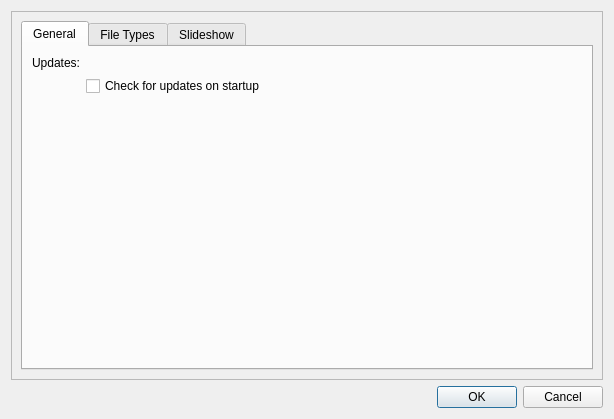
<?xml version="1.0" encoding="UTF-8"?>
<ui version="4.0">
 <class>SettingsWindow</class>
 <widget class="QDialog" name="SettingsWindow">
  <property name="geometry">
   <rect>
    <x>0</x>
    <y>0</y>
    <width>614</width>
    <height>419</height>
   </rect>
  </property>
  <property name="windowTitle">
   <string>Dialog</string>
  </property>
  <layout class="QVBoxLayout" name="verticalLayout">
   <item>
    <widget class="QFrame" name="frame">
     <property name="frameShape">
      <enum>QFrame::StyledPanel</enum>
     </property>
     <property name="frameShadow">
      <enum>QFrame::Raised</enum>
     </property>
     <layout class="QHBoxLayout" name="horizontalLayout">
      <item>
       <widget class="QTabWidget" name="tabWidget">
        <property name="currentIndex">
         <number>0</number>
        </property>
        <widget class="QWidget" name="tab">
         <attribute name="title">
          <string>General</string>
         </attribute>
         <layout class="QFormLayout" name="formLayout">
          <item row="0" column="0">
           <widget class="QLabel" name="label">
            <property name="text">
             <string>Updates:</string>
            </property>
           </widget>
          </item>
          <item row="1" column="1">
           <widget class="QCheckBox" name="chkbox_updates_on_startup">
            <property name="text">
             <string>Check for updates on startup</string>
            </property>
           </widget>
          </item>
         </layout>
        </widget>
        <widget class="QWidget" name="tab_2">
         <attribute name="title">
          <string>File Types</string>
         </attribute>
         <layout class="QHBoxLayout" name="horizontalLayout_2">
          <item>
           <spacer name="horizontalSpacer">
            <property name="orientation">
             <enum>Qt::Horizontal</enum>
            </property>
            <property name="sizeHint" stdset="0">
             <size>
              <width>177</width>
              <height>20</height>
             </size>
            </property>
           </spacer>
          </item>
          <item>
           <widget class="QFrame" name="frame_2">
            <property name="frameShape">
             <enum>QFrame::StyledPanel</enum>
            </property>
            <property name="frameShadow">
             <enum>QFrame::Raised</enum>
            </property>
            <layout class="QFormLayout" name="formLayout_2">
             <item row="0" column="0">
              <widget class="QLabel" name="label_2">
               <property name="text">
                <string>Display JPEG files and:</string>
               </property>
              </widget>
             </item>
             <item row="1" column="0">
              <widget class="QCheckBox" name="chkbox_formats_bmp">
               <property name="text">
                <string>BMP</string>
               </property>
              </widget>
             </item>
             <item row="2" column="0">
              <widget class="QCheckBox" name="chkbox_formats_png">
               <property name="text">
                <string>PNG</string>
               </property>
              </widget>
             </item>
            </layout>
           </widget>
          </item>
          <item>
           <spacer name="horizontalSpacer_2">
            <property name="orientation">
             <enum>Qt::Horizontal</enum>
            </property>
            <property name="sizeHint" stdset="0">
             <size>
              <width>177</width>
              <height>20</height>
             </size>
            </property>
           </spacer>
          </item>
         </layout>
        </widget>
        <widget class="QWidget" name="tab_3">
         <attribute name="title">
          <string>Slideshow</string>
         </attribute>
         <layout class="QHBoxLayout" name="horizontalLayout_3">
          <item>
           <widget class="QFrame" name="frame_3">
            <property name="frameShape">
             <enum>QFrame::StyledPanel</enum>
            </property>
            <property name="frameShadow">
             <enum>QFrame::Raised</enum>
            </property>
            <layout class="QFormLayout" name="formLayout_3">
             <item row="0" column="0">
              <widget class="QCheckBox" name="chkbox_loop_slideshow">
               <property name="text">
                <string>Loop Slideshow</string>
               </property>
              </widget>
             </item>
            </layout>
           </widget>
          </item>
         </layout>
        </widget>
       </widget>
      </item>
     </layout>
    </widget>
   </item>
   <item>
    <widget class="QDialogButtonBox" name="btnBox_AcceptCancel">
     <property name="orientation">
      <enum>Qt::Horizontal</enum>
     </property>
     <property name="standardButtons">
      <set>QDialogButtonBox::Cancel|QDialogButtonBox::Ok</set>
     </property>
     <property name="centerButtons">
      <bool>false</bool>
     </property>
    </widget>
   </item>
  </layout>
 </widget>
 <resources/>
 <connections>
  <connection>
   <sender>btnBox_AcceptCancel</sender>
   <signal>accepted()</signal>
   <receiver>SettingsWindow</receiver>
   <slot>accept()</slot>
   <hints>
    <hint type="sourcelabel">
     <x>248</x>
     <y>254</y>
    </hint>
    <hint type="destinationlabel">
     <x>157</x>
     <y>274</y>
    </hint>
   </hints>
  </connection>
  <connection>
   <sender>btnBox_AcceptCancel</sender>
   <signal>rejected()</signal>
   <receiver>SettingsWindow</receiver>
   <slot>reject()</slot>
   <hints>
    <hint type="sourcelabel">
     <x>316</x>
     <y>260</y>
    </hint>
    <hint type="destinationlabel">
     <x>286</x>
     <y>274</y>
    </hint>
   </hints>
  </connection>
 </connections>
</ui>
